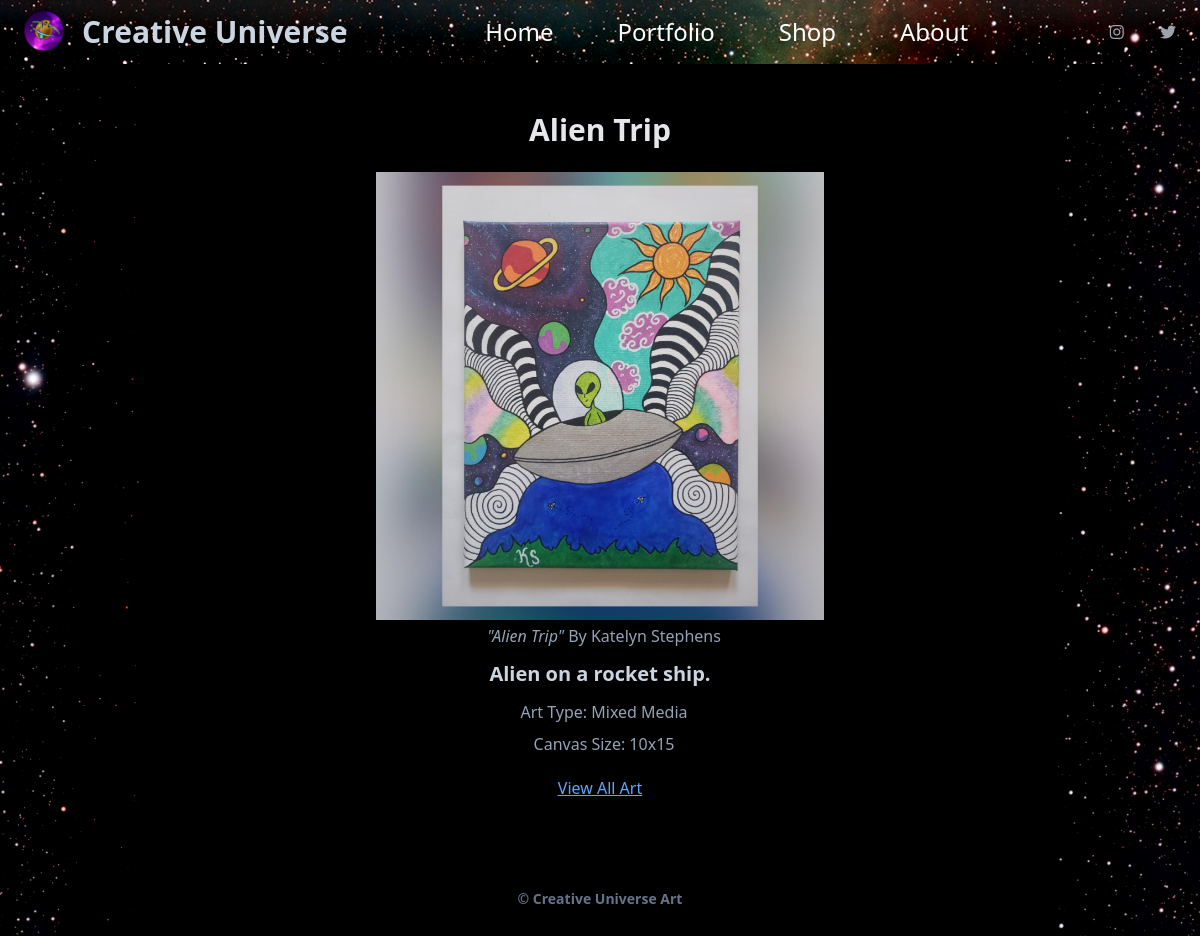
The app's page /portfolio/art/details/6 with its own data.
### artpage/models.py (models this page shows, shortened)
class ArtPiece(models.Model):
   title= models.CharField(max_length=50)
   description= models.CharField(max_length=100)
   art_type= models.ForeignKey(ArtType, on_delete=models.CASCADE)
   canvas_size= models.CharField(max_length= 8, blank=True)
   image= models.ImageField(upload_to='artwork/')
   uploaded= models.DateField(auto_now_add=True)
   collection= models.ForeignKey(Collection, blank=True, on_delete=models.PROTECT, null=True)
   objects = models.Manager()
   no_collection = NoCollectionManager()
   creator= models.ForeignKey(Creator, on_delete=models.PROTECT, blank=True, null=True)

class Creator(models.Model):
    name = models.CharField(max_length=100)
    def __str__(self):
        return self.name

class ArtType(models.Model):
    name= models.CharField(max_length=50)
    desciption= models.CharField(max_length=200)
    required_stationary= models.CharField(max_length=200, blank=True)
    def __str__(self):
        return self.name

### artpage/views.py (the view)
# urls.py: path('art/details/<int:pk>', views.ArtDetailView.as_view(), name='art_detail'),
class ArtDetailView(DetailView):
    model = ArtPiece
    template_name = 'art_detail.html'
    context_object_name = 'art'

### artpage/templates/art_detail.html (shortened to what this page needs)
{% extends 'index.html' %}
{% block content %}
{% if art %}
<div class="flex flex-col items-center mx-auto mt-10 pb-4 px-20 md:px-6">
    <h1 class="flex-1 w-auto text-3xl mt-2 mb-6 text-gray-200 font-bold">{{art.title}}</h1>
    <img class="md:max-w-md" src="{{ art.image.url }}" alt="{{ art.title }}">
    <p class="flex-1 w-auto text-slate-400 font-light md:my-1 md:ml-2"><span class="italic">"{{art.title}}"</span>  By {{ art.creator }}</p>
    <h2 class="flex-1 w-auto text-xl text-slate-300 font-semibold my-2">{{art.description}}</h1>
    <p class="flex-1 w-auto text-slate-400 font-light md:my-1 md:ml-2">Art Type: {{ art.art_type }}</p>
    <p class="flex-1 w-auto text-slate-400 font-light md:my-1 md:ml-2">Canvas Size: {{ art.canvas_size }}</p>
    <span class="mt-4 text-md text-blue-400 underline underline-offset-3"><a href="{% url 'all_art' %}">View All Art</a></span>
</div>
{% else %}
<p>Couldn't find this artwork, sorry!</p>
{% endif %}
{% endblock %}

### records on screen
ArtPiece: title "Alien Trip", image (picture), creator "Katelyn Stephens", description "Alien on a rocket ship.", art_type "Mixed Media", canvas_size "10x15"
